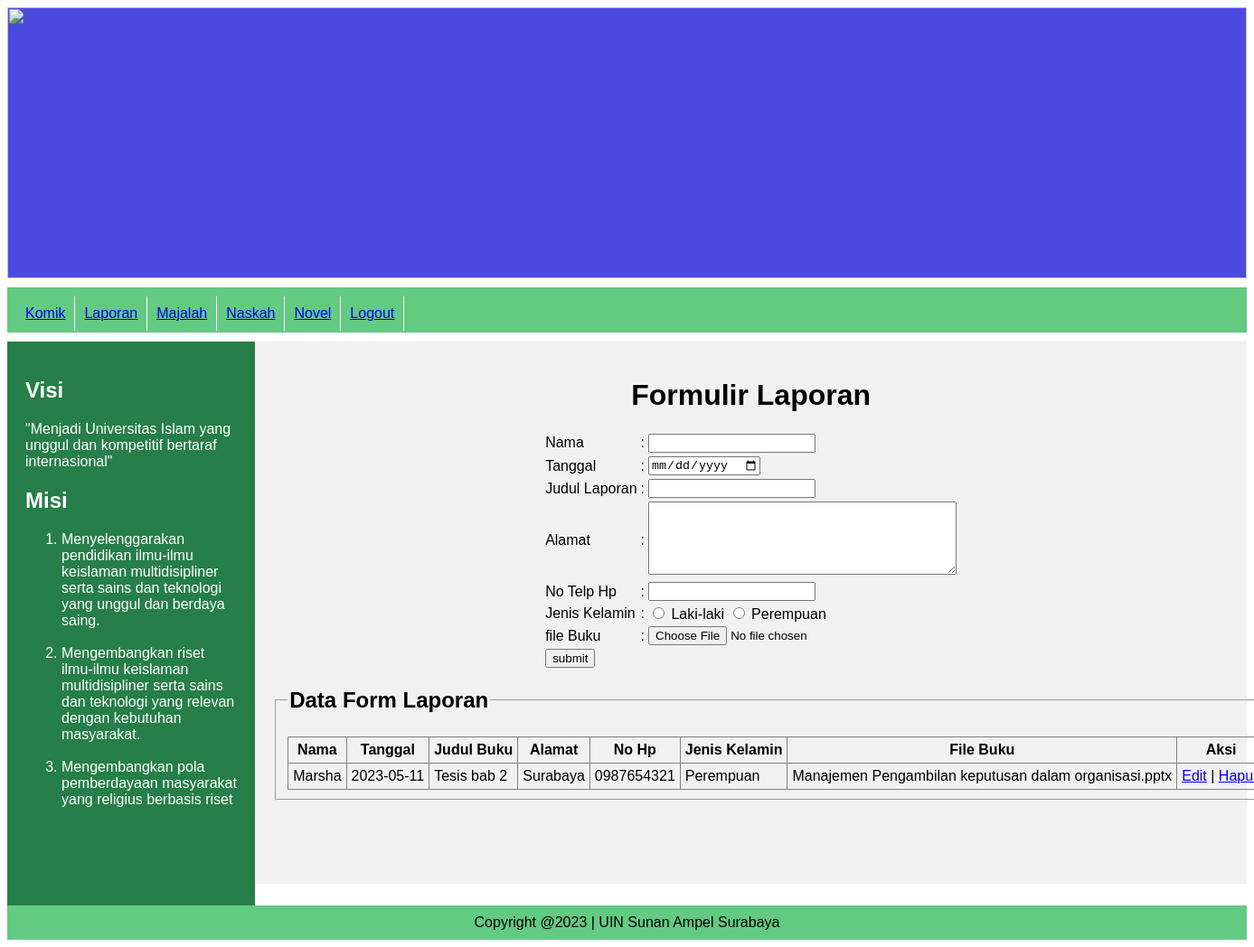
/ManDokumen/Admin/index.php?page=Laporan, run on the app's committed database.
### tables this page shows
CREATE TABLE `laporan` (
  `id_buku` int(11) NOT NULL,
  `nama` varchar(20) NOT NULL,
  `tanggal` date NOT NULL,
  `judul_buku` varchar(30) NOT NULL,
  `alamat` text NOT NULL,
  `no_hp` varchar(15) NOT NULL,
  `jenis_kelamin` varchar(10) NOT NULL,
  `file_buku` blob NOT NULL
);

### ManDokumen/Admin/Laporan/index.php (the view, shortened to what this page needs)
<?php
$servername = "localhost";
$username = "root";
$password = "";
$dbname = "rak_buku";
$conn = new mysqli($servername, $username, $password, $dbname);
?>
<form method="POST" action="" enctype="multipart/form-data">
                    <h1 class="title" align="center">Formulir Laporan</h1>
                <table border="0" cellpadding="2" cellspacing="0" align="center">
                    <tr>
                        <td>
                            <label class="nama">Nama </label>
                        </td>
                        <td>:</td>
                        <td>
                            <input type="text" name="nama" required id="nama">
                        </td>
                    </tr>
                    <tr>
                        <td>
                            <label>Tanggal </label>
                        </td>
                        <td>:</td>
                        <td>
                            <input type= "date" name= "tanggal" required>
                        </td>
                    </tr>
                    <tr>
                        <td>
                            <label>Judul Laporan</label>
                        <td>:</td>
                        </td>
                        <td>
                            <input type="text" name="Judul" required id="judul">
                        </td>
                    </tr>
                    <tr>
                        <td>
                            <label>Alamat</label>
                        </td>
                        <td valign="middle">:</td>
                        <td>
                            <textarea name="alamat" id="" cols="40" rows="5" required></textarea>
                        </td>
                    </tr>
                    <tr>
                        <td>
                            <label>No Telp Hp</label>
                        </td>
                        <td valign="middle">:</td>
                        <td>
                           <input type= "Number" name="no_hp" required>
                        </td>
                    </tr>
                    <tr>
                        <td>
                            <label>Jenis Kelamin</label>
                        </td>
                        <td valign="middle">:</td>
                        <td>
                            <input type="radio" name="jk" value="Laki-laki" required> Laki-laki
                            <input type="radio" name="jk" value="Perempuan" required> Perempuan
                        </td>
                    </tr>
                    <tr>
                        <td>
                            <label>file Buku</label>
                        </td>
                        <td valign="middle">:</td>
                        <td>
                            <input type="file" name="file_buku" required>
                        </td>
                    </tr>
                    <tr>
                        <td>
                            <input type="submit" name="submit"value="submit">
                        </td>
                    </tr>
                </table>
</form>
    <div id="table">
        <fieldset class="background">
            <table class= "table text-nowrap" border="1" cellpadding="5" cellspacing="5" align="center">
                <legend>
                    <h2 class="title" align = "center">Data Form Laporan</h2>
                </legend>
                <thread>
                    <tr>
                        <th >Nama</th>
                        <th >Tanggal</th>
                        <th >Judul Buku</th>
                        <th >Alamat</th>
                        <th >No Hp</th>
                        <th >Jenis Kelamin</th>
                        <th >File Buku</th>
                        <th> Aksi </th>
                    </tr>
                </thread>
                <?php
                $query = "SELECT * FROM laporan";
                $result = mysqli_query($conn, $query);
                while ($row = mysqli_fetch_assoc($result)) {
                ?>
                        <tr>
                            <td><?php echo $row['nama']?></td>
                            <td><?php echo $row['tanggal']?></td>
                            <td><?php echo $row['judul_buku']?></td>
                            <td><?php echo $row['alamat']?></td>
                            <td><?php echo $row['no_hp']?></td>
                            <td><?php echo $row['jenis_kelamin']?></td>
                            <td><?php echo $row['file_buku']?></td>
                            <td align="center">
                        <a href="Laporan/Edit.php?id=<?php echo $row['id_buku'] ?>">Edit</a> |
                        <a href="Laporan/Delete.php?hapus_id=<?php echo $row['id_buku'] ?>">Hapus</a>
                    </td>
                </tr>
            <?php } ?>
        </table>
    </fieldset>
</div>

### ManDokumen/CSS/Style.css (style rules this page uses)
* { box-sizing: border-box; }
body { font-family: Arial, Helvetica, sans-serif; }
.table { border-collapse: collapse; }
.text-nowrap { white-space: nowrap !important; }

### data on the page
laporan: nama "Marsha", tanggal "2023-05-11", judul_buku "Tesis bab 2", alamat "Surabaya", no_hp "0987654321", jenis_kelamin "Perempuan", file_buku "Manajemen Pengambilan keputusan dalam organisasi.pptx"
